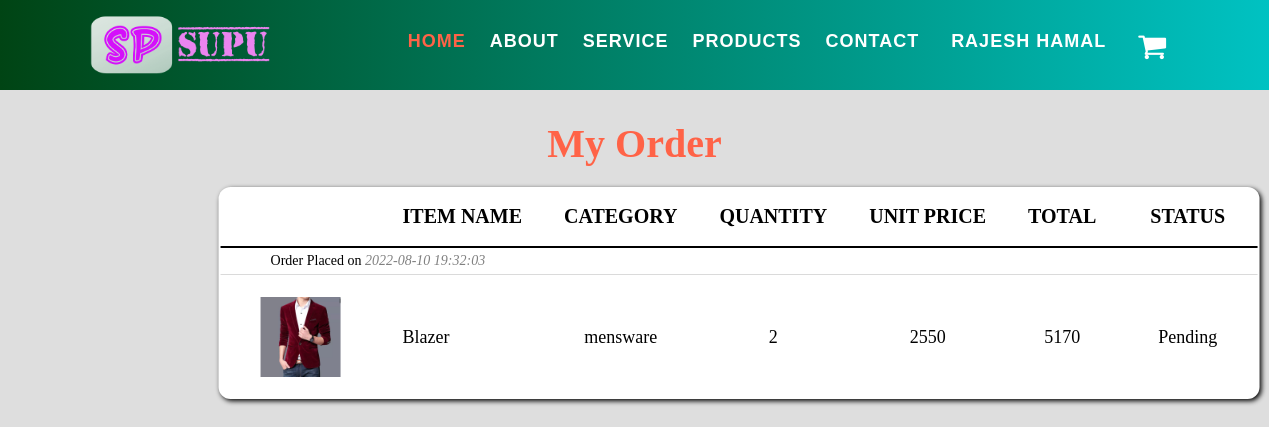
Page /myorder.php (signed in) on the committed database.
### tables this page shows
CREATE TABLE `tbl_order` (
  `id` int(11) NOT NULL,
  `customername` varchar(40) NOT NULL,
  `category` varchar(40) NOT NULL,
  `productid` int(10) NOT NULL,
  `productname` varchar(40) NOT NULL,
  `price` float NOT NULL,
  `quantity` int(10) NOT NULL,
  `address` varchar(100) NOT NULL,
  `message` varchar(100) DEFAULT NULL,
  `orderdate` timestamp NOT NULL DEFAULT current_timestamp(),
  `totalcost` float NOT NULL DEFAULT 0,
  `status` varchar(15) NOT NULL DEFAULT 'Pending',
  `phone` varchar(255) NOT NULL
);

CREATE TABLE `tbl_products` (
  `productid` int(11) NOT NULL,
  `category` varchar(40) NOT NULL,
  `productname` varchar(100) NOT NULL,
  `title` varchar(60) NOT NULL,
  `description` varchar(1000) NOT NULL,
  `price` float NOT NULL,
  `img1` varchar(50) DEFAULT NULL
);

### myorder.php (the view, shortened to what this page needs)
<html>
<head>
    <link rel="stylesheet" href="https://cdnjs.cloudflare.com/ajax/libs/font-awesome/4.7.0/css/font-awesome.min.css">
    <link rel='stylesheet' href='css/cart.css' type='text/css' media='all' />
</head>
<body>
    <div class="heading">
        <?php
        include 'include/header.php';
        ?>
    </div>
    <h2>My Order</h2>
    <div class="cart">
        <table class="table">
            <tbody>
                <tr>
                    <th></th>
                    <th>ITEM NAME</th>
                    <th>CATEGORY</th>
                    <th>QUANTITY</th>
                    <th>UNIT PRICE</th>
                    <th>TOTAL</th>
                    <th>STATUS</th>
                </tr>
                <?php
                $username = $_SESSION['username'];
                $sql = "SELECT * FROM tbl_order WHERE customername='$username'";
                $result = mysqli_query($conn, $sql);
                if (mysqli_num_rows($result) > 0) {
                    while ($value = mysqli_fetch_assoc($result)) {
                        $stmt1 = "SELECT * FROM tbl_products WHERE productid = " . $value['productid'] . "";
                        $rs1 = mysqli_query($conn, $stmt1);
                        $valuep = mysqli_fetch_assoc($rs1);
                ?>
                        <tr>
                            <td colspan="7" style="border-bottom: 1px solid rgb(218, 218, 218); border-top: 2px solid black">
                                <div class="date">
                                    <p>Order Placed on <i><span style="color: grey;"><?php echo $value['orderdate']; ?></span></i></p>
                                </div>
                            </td>
                        </tr>
                        <tr>
                            <td style="height: 120px; padding:2px 40px;">
                                <img src="images/upload/<?php echo $valuep['img1']; ?>" width="80" height="80" />
                            </td>
                            <td style="text-align:left; padding-left: 20px;">
                                <p class="details"><?php echo $value['productname']; ?></p>
                            </td>
                            <td><?php echo $value['category']; ?></td>
                            <td><?php echo $value['quantity']; ?></td>
                            <td><?php echo $value['price'] ?></td>
                            <td><?php echo $value['totalcost']; ?></td>
                            <td style="height: 120px; padding:2px 40px;"><?php echo $value['status']; ?></td>
                    <?php
                    }
                }
                    ?>
            </tbody>
        </table><br>
    </div>
</body>
</html>

### css/cart.css (style rules this page uses)
* { box-sizing: border-box; margin: 0; padding: 0; }
body { background-color: rgb(222, 222, 222); }
.heading { height: 90px; background-image: linear-gradient(to right, rgb(0, 68, 20), rgb(0, 194, 194)); }
h2 { font-family: Copperplate, Papyrus, fantasy; font-size: 40px; text-align: center; margin: 30px 0 20px; color: tomato; }
.table { background-color: rgb(255, 255, 255); transform: translate(30%, 0); text-align: center; border-radius: 12px; box-shadow: 2px 2px 5px black, -2px -2px 5px black; margin-bottom: 50px; }
.table th { padding: 16px 20px; font-size: 20px; }
.date { font-size: 14px; text-align: left; padding: 5px 50px; }
.table td { font-size: 18px; }

### css/header.css (style rules this page uses)
* { box-sizing: border-box; padding: 0; margin: 0; }

### myorder.php (style rules this page uses)
.table { background-color: rgb(255, 255, 255); transform: translate(21%, 0); text-align: center; border-radius: 12px; box-shadow: 2px 2px 5px black; }

### rows in the picture
tbl_order: orderdate "2022-08-10 19:32:03", productid.img1 (picture), productname "Blazer", category "mensware", quantity "2", price "2550", totalcost "5170", status "Pending"

### other values in the picture
$_SESSION['name'] "RAJESH HAMAL"
